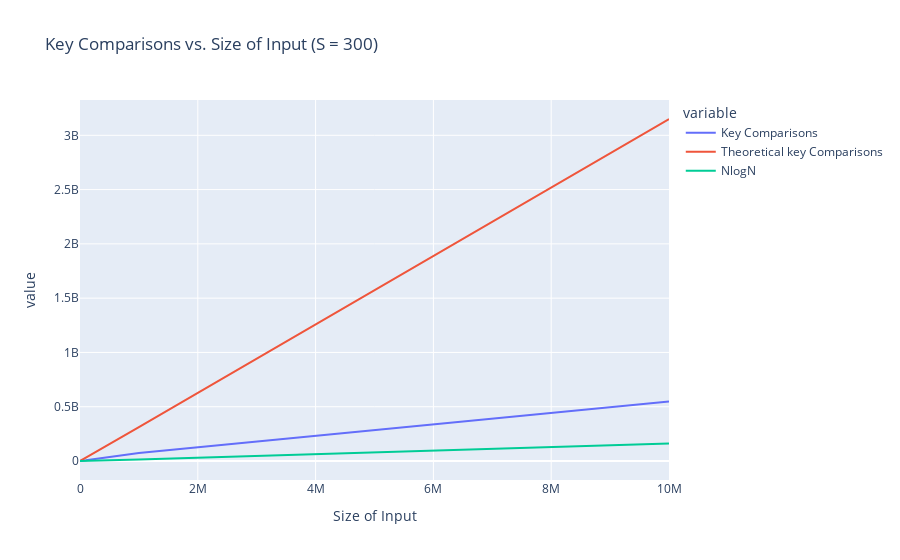

Write notebook code for a chart like this one.
### Code cell
n_values = []
for i in range(1,8):
    n_values.append(10**i)

s = 300
n = np.logspace(1, 7, num=7, base=10, dtype=int)
theory = n*s + n*(np.log2(n / s))   

nlogn = n*np.log(n)

df = pd.DataFrame({
    'Size of Input': n_values,
    'Key Comparisons': keyComps,
    'Theoretical key Comparisons' : theory,
    'NlogN' : nlogn
})
# Plotting using plotly.express
fig = px.line(df, x='Size of Input', y=['Key Comparisons','Theoretical key Comparisons','NlogN'], title='Key Comparisons vs. Size of Input (S = 300)',
              labels={'Values of n': 'Size of Input', 'Key Comparisons': 'Number of Key Comparisons'})
fig.show()

### Figure 1 — Plotly figure (JSON) as saved in the notebook; plotly's stock layout.template omitted (floating-point values rounded to 4 significant figures)
{"data": [{"hovertemplate": "variable=Key Comparisons<br>Size of Input=%{x}<br>value=%{y}<extra></extra>", "legendgroup": "Key Comparisons", "line": {"color": "#636efa", "dash": "solid"}, "marker": {"symbol": "circle"}, "mode": "lines", "name": "Key Comparisons", "orientation": "v", "showlegend": true, "type": "scatter", "x": [10, 100, 1000, 10000, 100000, 1000000, 10000000], "xaxis": "x", "y": [21, 2470, 65755, 460199, 5850911, 73772841, 548539945], "yaxis": "y"}, {"hovertemplate": "variable=Theoretical key Comparisons<br>Size of Input=%{x}<br>value=%{y}<extra></extra>", "legendgroup": "Theoretical key Comparisons", "line": {"color": "#EF553B", "dash": "solid"}, "marker": {"symbol": "circle"}, "mode": "lines", "name": "Theoretical key Comparisons", "orientation": "v", "showlegend": true, "type": "scatter", "x": [10, 100, 1000, 10000, 100000, 1000000, 10000000], "xaxis": "x", "y": [2951.0, 29840.0, 301700.0, 3051000.0, 30840000.0, 311700000.0, 3150000000.0], "yaxis": "y"}, {"hovertemplate": "variable=NlogN<br>Size of Input=%{x}<br>value=%{y}<extra></extra>", "legendgroup": "NlogN", "line": {"color": "#00cc96", "dash": "solid"}, "marker": {"symbol": "circle"}, "mode": "lines", "name": "NlogN", "orientation": "v", "showlegend": true, "type": "scatter", "x": [10, 100, 1000, 10000, 100000, 1000000, 10000000], "xaxis": "x", "y": [23.03, 460.5, 6908.0, 92100.0, 1151000.0, 13820000.0, 161200000.0], "yaxis": "y"}], "layout": {"legend": {"title": {"text": "variable"}, "tracegroupgap": 0}, "title": {"text": "Key Comparisons vs. Size of Input (S = 300)"}, "xaxis": {"anchor": "y", "domain": [0, 1], "title": {"text": "Size of Input"}}, "yaxis": {"anchor": "x", "domain": [0, 1], "title": {"text": "value"}}}}
